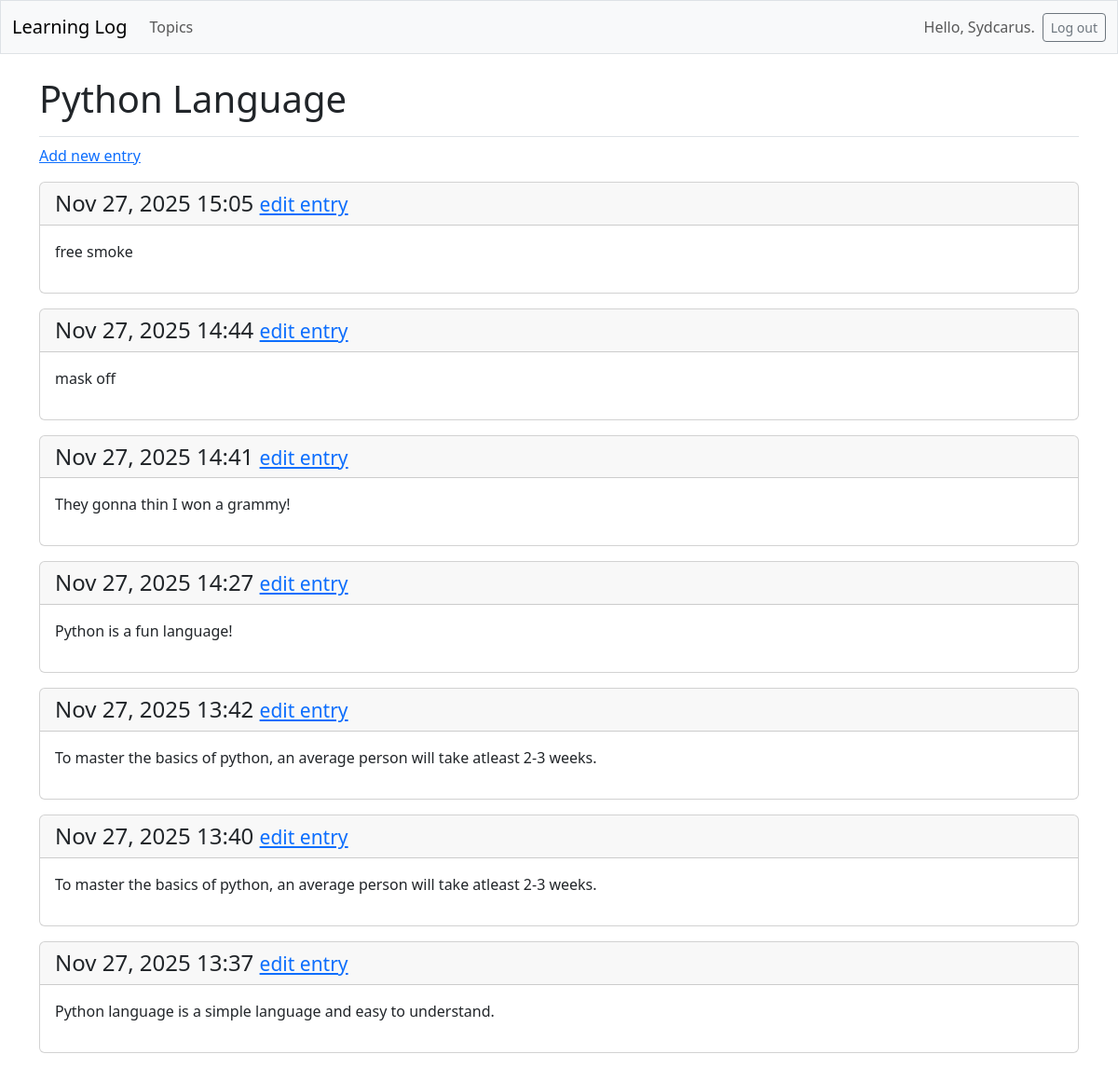
The page /topics/3/ (signed in) on the database its author committed.
### learning_logs/models.py (models this page shows, shortened)
class Topic(models.Model):
    text = models.CharField(max_length=200)
    date_added = models.DateTimeField(auto_now_add=True)
    owner = models.ForeignKey(User, on_delete=models.CASCADE)

class Entry(models.Model):
    topic = models.ForeignKey(Topic, on_delete=models.CASCADE)
    text = models.TextField()
    date_added = models.DateTimeField(auto_now_add=True)
    class Meta:
        verbose_name_plural = 'entries'

### learning_logs/views.py (the view)
# urls.py: path('topics/<int:topic_id>/', views.topic, name='topic'),
@login_required
def topic(request, topic_id):
    topic = Topic.objects.get(id=topic_id)
    if topic.owner != request.user:
        raise Http404
    entries = topic.entry_set.order_by('-date_added')
    context = {'topic': topic, 'entries': entries}
    return render(request, 'learning_logs/topic.html', context)

### learning_logs/templates/learning_logs/topic.html
{% extends 'learning_logs/base.html' %}
{% block page_header %}
  <h1>{{ topic.text }}</h1>
{% endblock page_header %}
{% block content %}
  <p>
      <a href="{% url 'learning_logs:new_entry' topic.id %}">Add new entry</a>
  </p>
  {% for entry in entries %}
    <div class="card mb-3">
      <h4 class="card-header">
          {{ entry.date_added|date:'M d, Y H:i' }}
          <small><a href="{% url 'learning_logs:edit_entry' entry.id %}">
            edit entry</a> </small>
      </h4>
      <div class="card-body">{{ entry.text|linebreaks }}</div>
    </div>
  {% empty %}
    <p>There are no entries for this topic yet.</p>
  {% endfor %}
{% endblock content %}

### learning_logs/templates/learning_logs/base.html (shortened to what this page needs)
<!doctype html>
<html lang="eng">
<head>
  {% load django_bootstrap5 %}
  {% bootstrap_css %}
</head>
<body>
  <nav class="navbar navbar-expand-md navbar-light bg-light mb-4 border">
    <div class="container-fluid">
      <a class="navbar-brand" href="{% url 'learning_logs:index' %}">
          Learning Log</a>
      <div class="collapse navbar-collapse" id="navbarCollapse">
        <ul class="navbar-nav me-auto nb-2 mb-md-0">
          <li class="nav-item">
            <a class="nav-link" href="{% url 'learning_logs:topics' %}">
              Topics</a></li>
        </ul>
        <ul class="navbar-nav ms-auto mb-2 mb-md-0">
          {% if user.is_authenticated %}
            <li class="nav-item">
              <span class="navbar-text me-2">Hello, {{ user.username }}.
                </span></li>
          {% endif %}
        </ul>
        {% if user.is_authenticated %}
          <form action="{% url 'accounts:logout' %}" method='post'>
            <button name='submit' class='btn btn-outline-secondary btn-sm'>
              Log out</button>
          </form>
        {% endif %}
      </div>
    </div>
  </nav>
<main class="container">
  <div class="pb-2 mb-2 border-bottom">
    {% block page_header %}{% endblock page_header %}
  </div>
  <div>
    {% block content %}{% endblock content %}
  </div>
</main>
</body>
</html>

### rows shown on the page
Topic: text "Python Language"
Entry: date_added "Nov 27, 2025 15:05", text "free smoke"
Entry: date_added "Nov 27, 2025 14:44", text "mask off"
Entry: date_added "Nov 27, 2025 14:41", text "They gonna thin I won a grammy!"
Entry: date_added "Nov 27, 2025 14:27", text "Python is a fun language!"
Entry: date_added "Nov 27, 2025 13:42", text "To master the basics of python, an average person will take atleast 2-3 weeks."
Entry: date_added "Nov 27, 2025 13:40", text "To master the basics of python, an average person will take atleast 2-3 weeks."
Entry: date_added "Nov 27, 2025 13:37", text "Python language is a simple language and easy to understand."

### other values the page prints
{{ user.username }} "Sydcarus"
